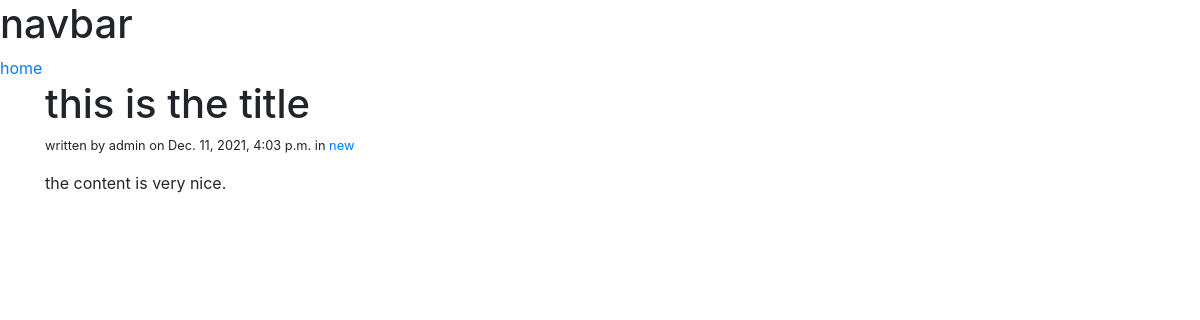
The app's page /blog/this-is-the-title/ with its own data.
### blog/models.py (models this page shows, shortened)
class Post(models.Model):
    STATUS_CHOICES  = (
        ('draft', 'Draft'),
        ('published', 'Published'),
    )
    category        = models.ForeignKey(Category, on_delete=models.CASCADE)
    title           = models.CharField(max_length=250)
    slug            = models.SlugField(max_length=250, unique=True)
    content         = models.TextField()
    seo_title       = models.CharField(max_length=250)
    seo_description = models.CharField(max_length=160)
    author          = models.ForeignKey(User, related_name='blog_posts', on_delete=models.CASCADE)
    published       = models.DateTimeField(default=timezone.now)
    created         = models.DateTimeField(auto_now_add=True)
    updated         = models.DateTimeField(auto_now=True)
    status          = models.CharField(max_length=9, choices=STATUS_CHOICES, default='draft')

class Category(models.Model):
    name            = models.CharField(max_length=250)
    slug            = models.SlugField(max_length=250, unique=True)
    class Meta:
        ordering            = ('name', )
        verbose_name        = 'category'
        verbose_name_plural = 'categories'
    def get_absolute_url(self):
        return reverse("list_of_post_by_category", kwargs={"category_slug": self.slug})
    def __str__(self):
        return self.name

### blog/views.py (the view)
# urls.py: path('<slug:slug>/', views.post_detail, name='post_detail'),
def post_detail(request, slug):
    post = get_object_or_404(Post, slug=slug)
    context = {'post': post}
    if post.status == 'published':
        template = 'blog/post/post_detail.html'
        return render(request, template, context)
    else:
        template = 'blog/post/post_preview.html'
        return render(request, template, context)

### blog/templates/blog/post/post_detail.html (shortened to what this page needs)
{% extends 'blog/base.html' %}
{% block content %}
        <div class="row">
                <div class="col-md-8">
                        <div class="page-header">
                                <h1>
                                        {{post.title}}
                                </h1>
                        </div>
                        <small>
                                <p>written by {{ post.author }} on {{ post.published }} in <a href="{{post.category.get_absolute_url}}">{{post.category}}</a></p>
                        </small>
                        {{ post.content|linebreaksbr }}
                </div>
                <div class="col-md-4">
                </div>
        </div>
{% endblock %}

### records on screen
Post: title "this is the title", author "admin", published "Dec. 11, 2021, 4:03 p.m.", category "new", content "the content is very nice."
